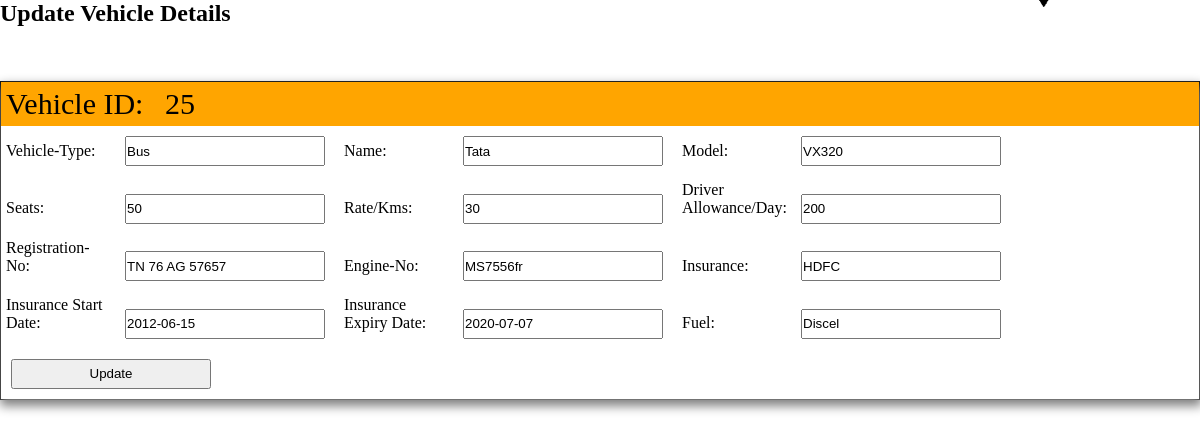
/update_vehicle.php?id=25, run on the app's committed database.
### tables this page shows
CREATE TABLE `car_register` (
  `id` int(11) NOT NULL AUTO_INCREMENT,
  `Pic` varchar(255) DEFAULT NULL,
  `vehicle_type` varchar(255) DEFAULT NULL,
  `Name` varchar(255) DEFAULT NULL,
  `Model` varchar(255) DEFAULT NULL,
  `Seats` varchar(255) DEFAULT NULL,
  `Rate` varchar(255) DEFAULT NULL,
  `Driver` varchar(255) DEFAULT NULL,
  `Registration_No` varchar(255) DEFAULT NULL,
  `Engine_No` varchar(255) DEFAULT NULL,
  `Insurance` varchar(255) DEFAULT NULL,
  `Insurance_Start` varchar(255) DEFAULT NULL,
  `Insurance_Expiry` varchar(255) DEFAULT NULL,
  `Fuel` varchar(255) DEFAULT NULL,
  PRIMARY KEY (`id`)
);

### update_vehicle.php (the view, shortened to what this page needs)
<!DOCTYPE html>
<html>
<head>
</head>
<body>
				<div class="update">
				<h2>Update Vehicle Details </h2>
				<img id="down" src="images/arr.png">
			</div>
				<div class="updatediv">
						<div class="updatediv_content">
							<div class="update_head">
								<?php
								include 'connection.php';
								$UpdateId=$_GET['id'];
								$display_query="select *from car_register where id='$UpdateId'";
								$prepare_dis=mysqli_query($con,$display_query);
								$check=mysqli_fetch_array($prepare_dis);
								?>
								<label>Vehicle ID:</label>
								<span><?php echo $check['id'];?></span>
							</div>
						<form action="" method="post" enctype="multipart/form-data">
						<label>Vehicle-Type:</label>
							<input  name="update_type" value="<?php echo $check['vehicle_type'];?> ">
							<label>Name:</label>
							<input  name="update_name" value="<?php echo $check['Name'];?> ">
							<label>Model:</label>
							<input name="update_model"  value="<?php echo $check['Model'];?> "> <br>
							<label>Seats:</label>
							<input  name="update_seats" value="<?php echo $check['Seats'];?> ">
							<label>Rate/Kms:</label>
							<input  name="update_rate" value="<?php echo $check['Rate'];?> ">
							<label>Driver Allowance/Day:</label>
							<input  name="update_driver" value="<?php echo $check['Driver'];?> "> <br>
							<label>Registration-No:</label>
							<input  name="update_regno" value="<?php echo $check['Registration_No'];?> ">
							<label>Engine-No:</label>
							<input name="update_engno"  value="<?php echo $check['Engine_No'];?> ">
							<label>Insurance:</label>
							<input  name="update_ins" value="<?php echo $check['Insurance'];?> "> <br>
							<label>Insurance Start Date:</label>
							<input  name="update_ins_start" value="<?php echo $check['Insurance_Start'];?> ">
							<label>Insurance Expiry Date:</label>
							<input  name="update_ins_end" value="<?php echo $check['Insurance_Expiry'];?> ">
							<label>Fuel:</label>
							<input  name="update_fuel" value="<?php echo $check['Fuel'];?> ">
							<br>
							<input type="submit" name="update"value="Update" >
						</form>
						</div>
				</div>
</body>
</html>

### update_vehicle.php (style rules this page uses)
* { margin:0;padding:0;box-sizing: border-box; }
.updatediv input,select { display: inline-block; width:200px; margin:10px; height: 30px; }
.updatediv label { width:100px; display: inline-block; margin:5px; }
#down { height:50px; position: relative; bottom:60px; left:85%; transform: rotate(180deg); line-height: 90px; font-size: 50px; cursor: pointer; }
.updatediv { border:1px solid black; }
.updatediv_content { width:100%; box-shadow: 1px 5px 10px 2px grey; }
.update_head { background-color: orange; }
.update_head label,span { font-size: 30px; width:150px; }

### data on the page
car_register: id "25", update_type "Bus", update_name "Tata", update_model "VX320", update_seats "50", update_rate "30", update_driver "200", update_regno "TN 76 AG 57657", update_engno "MS7556fr", update_ins "HDFC", update_ins_start "2012-06-15", update_ins_end "2020-07-07", update_fuel "Discel"
